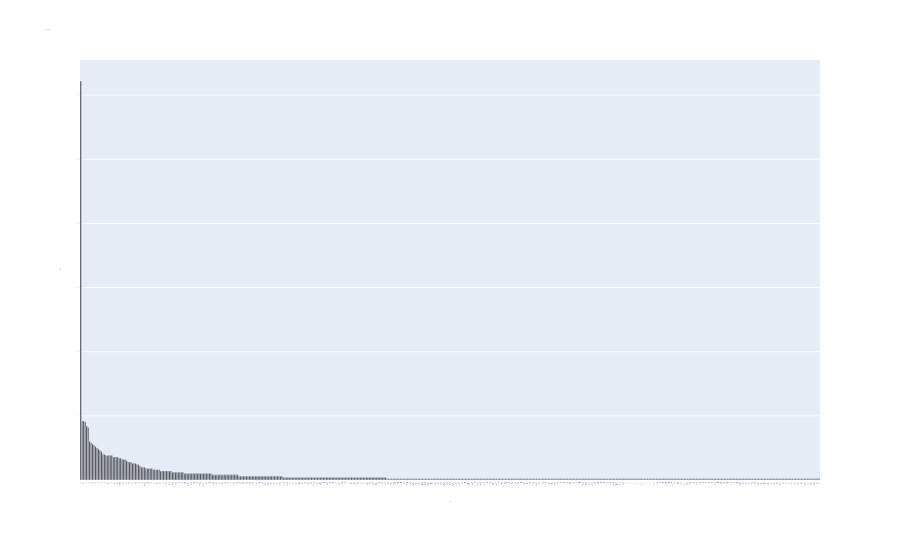

Source (notebook cell):
### Markdown cell above
## Exercise 15
Additionally, you can attempt to sort the terms on the x-axis by frequency instead of in alphabetical order.

### Code cell
import plotly.express as px

print (
'''
Only the first 500 trems are sorted and shown.
Possible reason that there's a chunk around the beginning:
1. The collection of terms is not big enough.
2. Preprocessing for the text has not done. Many terms consisting of punctuations and digits are included.
'''
)

df = pd.DataFrame() 
df['term_name'] = count_vect.get_feature_names_out()[:500]
df['term_freq'] = term_frequencies[:500]
df = df.sort_values('term_freq', ascending=False)
fig = px.bar(df, x='term_name', y='term_freq', color_discrete_sequence =['black']*len(df))

fig.update_layout(
    title = "Trem-Frequency",
    xaxis_title = "Terms",
    yaxis_title = "Frequency",
    legend_title = "Legend Title",
    font = dict(
        family = "Courier New, monospace",
        size = 1,
        color = "RebeccaPurple"
    )
)
fig.show()

### Figure 1 — Plotly figure (JSON) as saved in the notebook; plotly's stock layout.template omitted (floating-point values rounded to 4 significant figures; data arrays with more than 128 entries replaced by an {"elided": "..."} marker saying what was removed)
{"data": [{"alignmentgroup": "True", "hovertemplate": "term_name=%{x}<br>term_freq=%{y}<extra></extra>", "legendgroup": "", "marker": {"color": "black", "pattern": {"shape": ""}}, "name": "", "offsetgroup": "", "orientation": "v", "showlegend": false, "textposition": "auto", "type": "bar", "x": {"elided": "500 str values"}, "xaxis": "x", "y": {"elided": "500 int values"}, "yaxis": "y"}], "layout": {"barmode": "relative", "font": {"color": "RebeccaPurple", "family": "Courier New, monospace", "size": 1}, "legend": {"title": {"text": "Legend Title"}, "tracegroupgap": 0}, "margin": {"t": 60}, "title": {"text": "Trem-Frequency"}, "xaxis": {"anchor": "y", "domain": [0, 1], "title": {"text": "Terms"}}, "yaxis": {"anchor": "x", "domain": [0, 1], "title": {"text": "Frequency"}}}}
